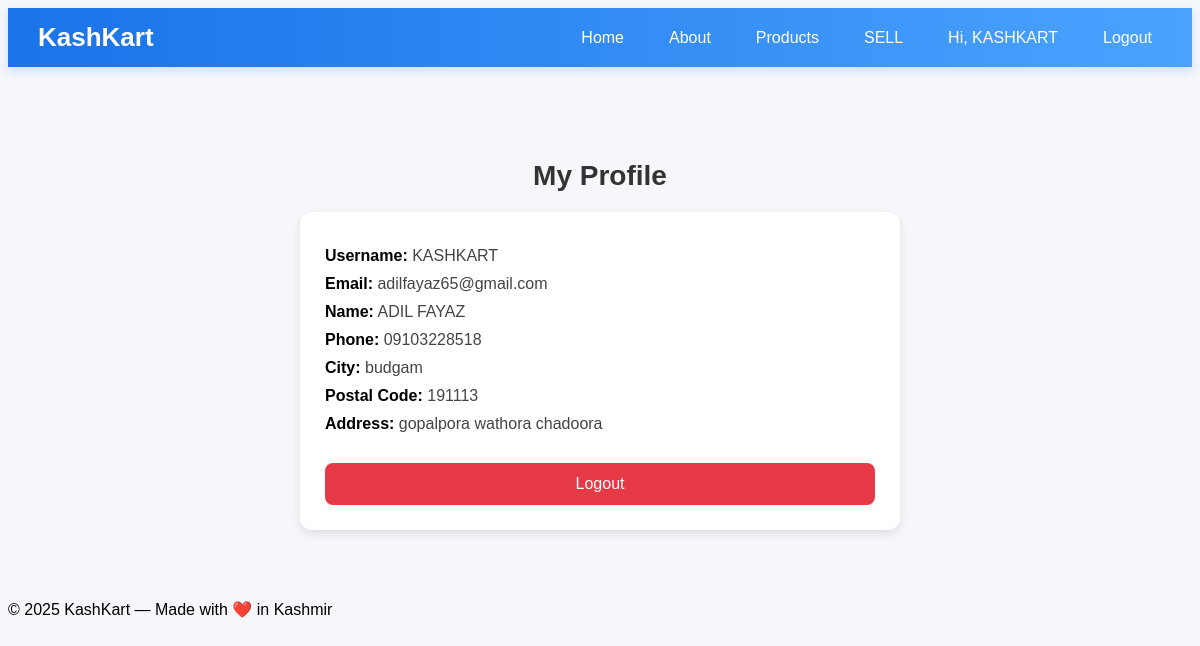
Screenshot of /customer/profile/ (signed in) with the database file from the repository.
### customer/models.py (models this page shows, shortened)
class Customer(models.Model):
    user = models.OneToOneField(User, on_delete=models.CASCADE)
    full_name = models.CharField(max_length=100)
    phone = models.CharField(max_length=15)
    address = models.TextField()
    city = models.CharField(max_length=50)
    postal_code = models.CharField(max_length=10)
    joined_at = models.DateTimeField(auto_now_add=True)

### customer/views.py (the view)
# urls.py: path("profile/",views.customer_profile, name="customer_profile"),
@login_required
def customer_profile(request):
    customer, created = Customer.objects.get_or_create(
        user=request.user,
        defaults={
            "full_name": request.user.username,
            "phone": "",
            "city": "",
            "postal_code": "",
            "address": "",
        }
    )
    return render(request, "customer/customer_profile.html", {
        "customer": customer
    })

### customer/templates/customer/customer_profile.html (shortened to what this page needs)
{% extends 'layout.html' %}
{% load static %}
{% block extra_css %}
<link rel="stylesheet" href="{% static 'customer/css/customer_profile.css' %}">
{% endblock %}
{% block content %}
<div class="profile-container">
  <h2>My Profile</h2>
  <div class="profile-card">
    <p><strong>Username:</strong> {{ request.user.username }}</p>
    <p><strong>Email:</strong> {{ request.user.email }}</p>
    <p><strong>Name:</strong> {{ customer.full_name }}</p>
    <p><strong>Phone:</strong> {{ customer.phone }}</p>
    <p><strong>City:</strong> {{ customer.city }}</p>
    <p><strong>Postal Code:</strong> {{ customer.postal_code }}</p>
    <p><strong>Address:</strong> {{ customer.address }}</p>
    <a href="{% url 'customer_logout' %}">
      <button class="logout-btn">Logout</button>
    </a>
  </div>
</div>
{% endblock %}

### templates/layout.html (shortened to what this page needs)
{% load static %}
<!DOCTYPE html>
<html lang="en">
<head>
  <link rel="stylesheet" href="{% static 'css/layout.css' %}">
  {% block extra_css %}{% endblock %}
</head>
<body>
<header>
  <div class="logo">KashKart</div>
  <nav id="navbar">
    <ul>
      <li><a href="{% url 'home' %}">Home</a></li>
      <li><a href="{% url 'about' %}">About</a></li>
      <li><a href="{%url 'products_list'%}">Products</a></li>
      <li>
  {% if request.user.is_authenticated and request.user.vendor %}
      <a href="{% url 'vendor_dashboard' %}">SELL</a>
  {% else %}
      <a href="{% url 'vendor_login' %}">SELL</a>
  {% endif %}
</li>
      {% if request.user.is_authenticated %}
<li><a href="{% url 'customer_dashboard' %}">Hi, {{ request.user.username }}</a></li>
<li><a href="{% url 'customer_logout' %}">Logout</a></li>
{% else %}
<li><a href="{% url 'customer_login' %}">Login</a></li>
<li><a href="{% url 'customer_signup' %}">Signup</a></li>
{% endif %}
    </ul>
  </nav>
</header>
  <main>
    {% block content %}
    {% endblock %}
  </main>
  <footer>
    <p>&copy; 2025 KashKart — Made with ❤️ in Kashmir</p>
  </footer>
</body>
</html>

### static/css/layout.css (style rules this page uses)
header { background: linear-gradient(to right, #1a73e8, #4ba3ff); padding: 14px 30px; display: flex; justify-content: space-between; align-items: center; position: sticky; top: 0; z-index: 1000; box-shadow: 0 4px 10px rgba(26, 115, 232, 0.18); }
header .logo { font-size: 26px; font-weight: bold; color: white; }
nav { position: relative; }
nav ul { display: flex; gap: 25px; list-style: none; margin: 0; padding: 0; }
nav ul li a { color: white; text-decoration: none; font-weight: 500; padding: 6px 10px; border-radius: 6px; transition: 0.2s; }

### customer/static/customer/css/customer_profile.css (style rules this page uses)
body { background: #f5f7fa; font-family: Arial, sans-serif; }
.profile-container { max-width: 600px; margin: 50px auto; padding: 20px; }
h2 { text-align: center; font-size: 28px; color: #333; margin-bottom: 20px; }
.profile-card { background: #ffffff; padding: 25px; border-radius: 12px; box-shadow: 0 4px 10px rgba(0,0,0,0.1); }
.profile-card p { font-size: 16px; margin: 10px 0; color: #444; }
.profile-card strong { color: #000; }
.logout-btn { width: 100%; background: #e63946; color: #fff; padding: 12px; border: none; border-radius: 8px; font-size: 16px; cursor: pointer; margin-top: 20px; transition: 0.3s ease; }

### rows the page displays
Customer: full_name "ADIL FAYAZ", phone "09103228518", city "budgam", postal_code "191113", address "gopalpora wathora chadoora"

### other values shown
{{ request.user.username }} "KASHKART"
{{ request.user.email }} "adilfayaz65@gmail.com"
